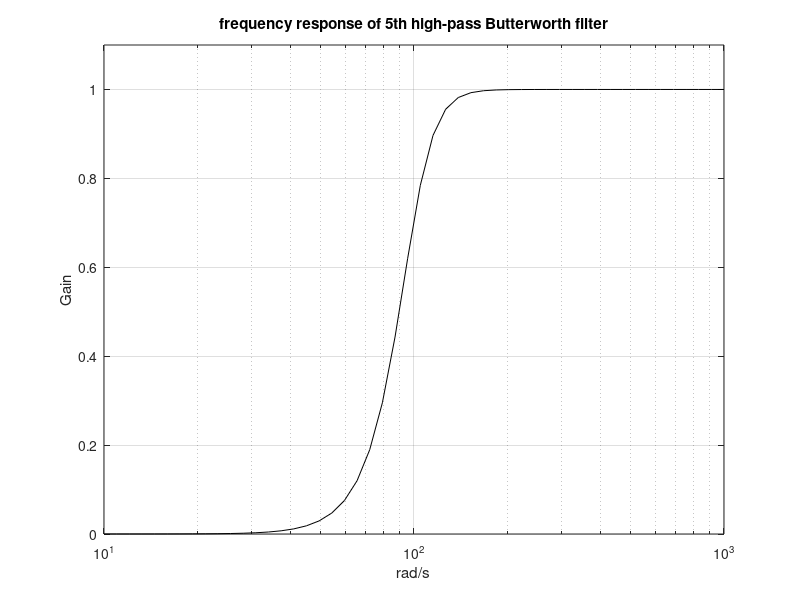

This figure's MATLAB source:
% Frequency response of high-pass Butterworth filter
wh=100; %desired high cut-off frequency
N=5; % order of the filter 
[num,den]=butter(N,wh,'high','s'); %analog high-pass Butterworth filter
w=logspace(1,3); %logaritmic set of frequency values
G=freqs(num,den,w); %computes frequency response
semilogx(w,abs(G),'k'); %plots linear amplitude
axis([10 1000 0 1.1]);
grid;
ylabel('Gain'); xlabel('rad/s'); title('frequency response of 5th high-pass Butterworth filter');
